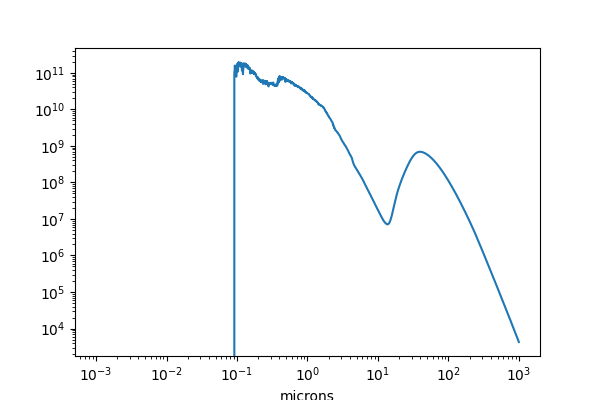

Source code (Python):
from astropy import units as u
import numpy as np
import matplotlib.pyplot as plt

file = open('/home/mschochet/AST4930/HW7/sed.txt', 'r')
data = np.loadtxt(file, delimiter=',')

x = data [:, 0]
y = data [:, 1]
new_x =[]
new_y = []
greater_ten = np.where(x >= 10.0)
less_thousand = np.where(x <= 1000.0)
for i in range (len(greater_ten[0])):
    new_x.append(x[i])
    new_y.append(y[i])
                
final_x = np.asarray(new_x)
final_y = np.asarray(new_y)

total_integrate = np.trapz(new_x, new_y, 1.0)
ergspersecond = (total_integrate * u.erg) /( u.second)
solLum = ergspersecond.to(u.solLum)

fig, yx1 = plt.subplots(1, 1)
fig.set_size_inches(6, 4)
yx1.plot(np.asarray(x), np.asarray(y))
yx1.set_xscale('log')
yx1.set_yscale('log')
yx1.set_xlabel('specific luminosity')
yx1.set_xlabel('microns')

fig.savefig('schochet_meir_hw7.png')
print(ergspersecond)
print(solLum)
